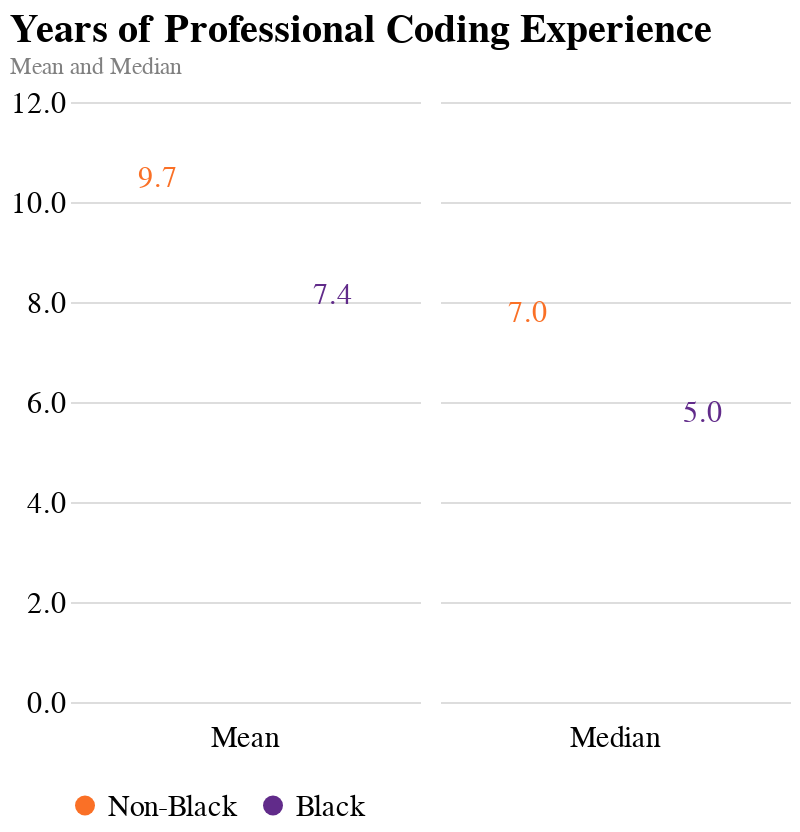

Notebook cell for this chart:
### Code cell
color_scale = alt.Scale(
    domain=["Non-Black", "Black"],
    range=[colors[0], colors[-1]]
)

points = alt.Chart().mark_bar(size=50, cornerRadiusTopLeft=8, cornerRadiusTopRight=8, clip=True).encode(
    x=alt.X("labels", 
        axis=alt.Axis(title=None, labels=False, tickSize=0), 
        sort=labels
       ),
    y=alt.Y("data", 
            axis=alt.Axis(format=".1f", title=None, tickCount=4, tickSize=0, labelFlush=False, labelFontSize=15),
            scale=alt.Scale(
                domain=(0, 12)
            )
    ),
    color=alt.Color("labels", 
                    scale=color_scale,
                    legend=alt.Legend(title=None, orient="bottom", labelFontSize=15))
).properties(
    width=175,
    height=300
)

text = alt.Chart().mark_text(
    align='center',
    angle=0,
    baseline='middle',
    dx=-0,
    dy=-20,
    fontSize=15
).encode(
    text=alt.Text("data", format=".1f"),
    x=alt.X("labels", 
            sort=labels),
    y="data",
    color=alt.Color("labels", 
                    scale=color_scale)
)

chart = alt.layer(points, text, data=experience).facet(
    column=alt.Column("agg", title=None, header=alt.Header(labelOrient='bottom', labelFontSize=15)),
    title={
        "text": "Years of Professional Coding Experience", 
        "subtitle": "Mean and Median",
        "subtitleColor": "gray",
        "dy": 0
    },
    spacing=10
).configure_view(
    strokeWidth=0
).configure_title(
    anchor='start',
    offset=5,
    fontSize=20
).configure_axis(
    domain=False
)

chart.save("progression_experience_agg.png", method="selenium", webdriver="chrome", scale_factor=3.0)

chart

### Figure 1 — Vega-Lite specification as saved in the notebook (floating-point values rounded to 4 significant figures)
{"config": {"view": {"continuousWidth": 400, "continuousHeight": 300, "strokeWidth": 0}, "axis": {"domain": false}, "title": {"anchor": "start", "fontSize": 20, "offset": 5}}, "data": {"name": "data-84ccff5019c6a6730640a57736b0af01"}, "facet": {"column": {"type": "nominal", "field": "agg", "header": {"labelFontSize": 15, "labelOrient": "bottom"}, "title": null}}, "spec": {"layer": [{"mark": {"type": "bar", "clip": true, "cornerRadiusTopLeft": 8, "cornerRadiusTopRight": 8, "size": 50}, "encoding": {"color": {"type": "nominal", "field": "labels", "legend": {"labelFontSize": 15, "orient": "bottom", "title": null}, "scale": {"domain": ["Non-Black", "Black"], "range": ["#fa7026", "#612b8a"]}}, "x": {"type": "nominal", "axis": {"labels": false, "tickSize": 0, "title": null}, "field": "labels", "sort": ["Non-Black", "Black"]}, "y": {"type": "quantitative", "axis": {"format": ".1f", "labelFlush": false, "labelFontSize": 15, "tickCount": 4, "tickSize": 0, "title": null}, "field": "data", "scale": {"domain": [0, 12]}}}, "height": 300, "width": 175}, {"mark": {"type": "text", "align": "center", "angle": 0, "baseline": "middle", "dx": 0, "dy": -20, "fontSize": 15}, "encoding": {"color": {"type": "nominal", "field": "labels", "scale": {"domain": ["Non-Black", "Black"], "range": ["#fa7026", "#612b8a"]}}, "text": {"type": "quantitative", "field": "data", "format": ".1f"}, "x": {"type": "nominal", "field": "labels", "sort": ["Non-Black", "Black"]}, "y": {"type": "quantitative", "field": "data"}}}]}, "spacing": 10, "title": {"text": "Years of Professional Coding Experience", "subtitle": "Mean and Median", "subtitleColor": "gray", "dy": 0}, "$schema": "https://vega.github.io/schema/vega-lite/v4.8.1.json", "datasets": {"data-84ccff5019c6a6730640a57736b0af01": [{"data": 7.0, "labels": "Non-Black", "agg": "Median"}, {"data": 5.0, "labels": "Black", "agg": "Median"}, {"data": 9.7, "labels": "Non-Black", "agg": "Mean"}, {"data": 7.353, "labels": "Black", "agg": "Mean"}]}}
